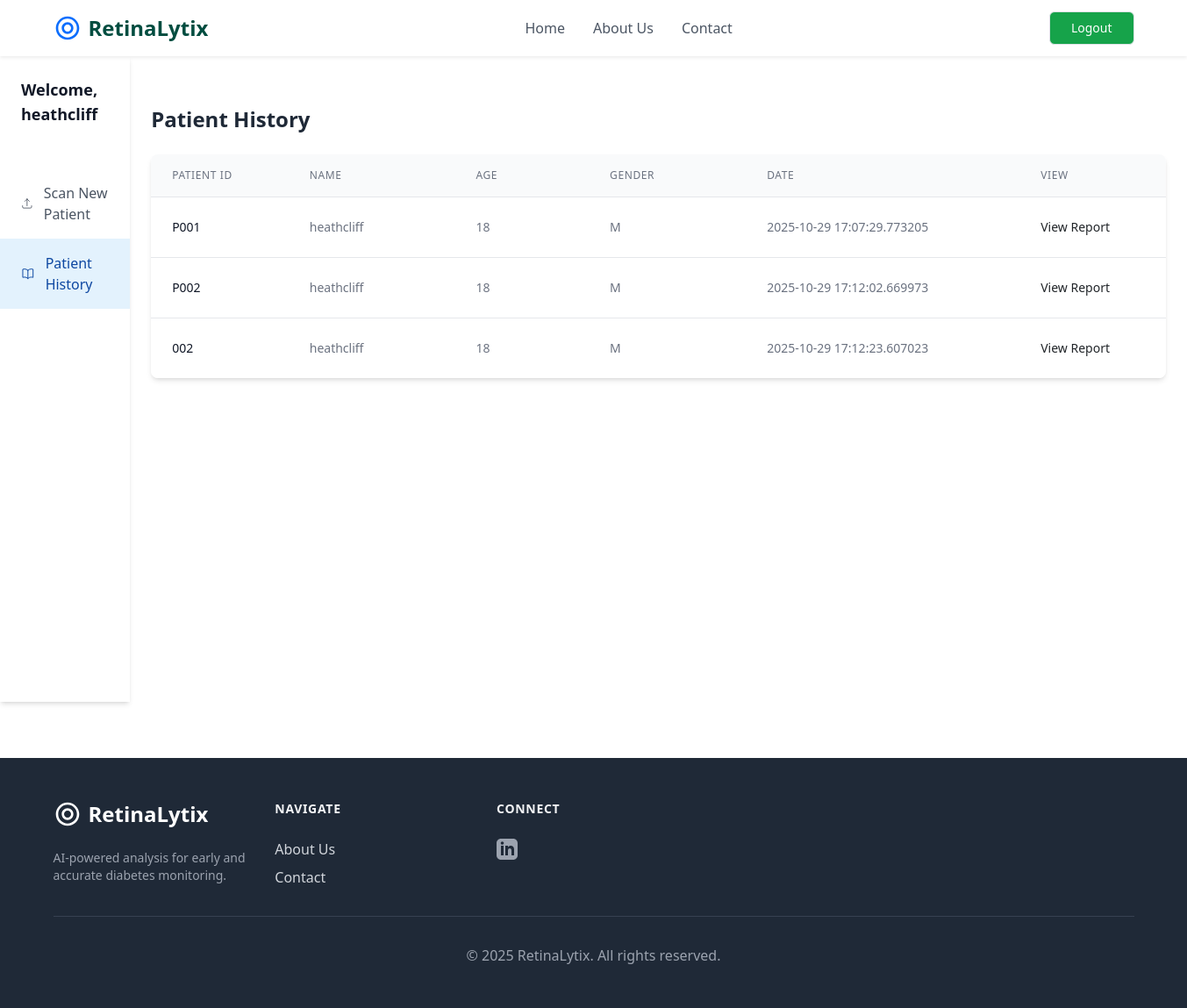
The page /patienthistory (signed in) on the database its author committed.
### retinopathy/modules.py (models this page shows, shortened)
class User(db.Model, UserMixin):
    id = db.Column(db.Integer, primary_key = True)
    username = db.Column(db.String(20), unique = True, nullable = False)
    email = db.Column(db.String(120), unique = True, nullable = False)
    password = db.Column(db.String(60), nullable = False)
    patients = db.relationship('Patient', backref = 'doctor', lazy = True)

class Patient(db.Model):
    patient_id = db.Column(db.String(20), unique = True, nullable = False, primary_key = True)
    name = db.Column(db.String(100), nullable = False)
    age = db.Column(db.Integer, nullable = False)
    sex = db.Column(db.String(10), nullable = False)
    RightEye_image_file = db.Column(db.String(100), nullable = False, default = 'default.jpg')
    LeftEye_image_file = db.Column(db.String(100), nullable = False, default = 'default.jpg')
    RightEye_diagnosis = db.Column(db.String(200), nullable = False)
    LeftEye_diagnosis = db.Column(db.String(200), nullable = False)
    date_uploaded = db.Column(db.DateTime, nullable = False, default = datetime.utcnow)
    user_id = db.Column(db.Integer, db.ForeignKey('user.id'), nullable = False)
    processed_RightEye_image_file = db.Column(db.String(100), nullable = True)
    processed_LeftEye_image_file = db.Column(db.String(100), nullable = True)
    RightEye_prediction = db.Column(db.Integer, nullable = True)
    LeftEye_prediction = db.Column(db.Integer, nullable = True)

### retinopathy/routes.py (the view)
@app.route('/patienthistory')
@login_required
def patient_history():
    patients = Patient.query.filter_by(user_id=current_user.id).all()
    return render_template('patienthistory.html', patients=patients)

### retinopathy/modules.py (called while the page is built)
@login_manager.user_loader
def load_user(user_id):
    return User.query.get(int(user_id))

### retinopathy/templates/patienthistory.html (shortened to what this page needs)
{% extends "layout.html" %}
{% block content %}
<div class="flex h-screen" style="height: calc(100vh - 64px);">
            <aside class="w-64 bg-white shadow-md hidden md:block">
                <div class="py-4 px-6">
                    <h2 class="text-lg font-semibold text-gray-900">Welcome, {{ current_user.username }}</h2>
                </div>
                <nav class="mt-6">
                    <a href="{{ url_for('analyze_image') }}" data-page="scan-patient" class="flex items-center px-6 py-3 text-gray-600 hover:bg-gray-100">
                        <svg class="h-6 w-6" xmlns="http://www.w3.org/2000/svg" fill="none" viewBox="0 0 24 24" stroke-width="1.5" stroke="currentColor"><path stroke-linecap="round" stroke-linejoin="round" d="M3 16.5v2.25A2.25 2.25 0 005.25 21h13.5A2.25 2.25 0 0021 18.75V16.5m-13.5-9L12 3m0 0l4.5 4.5M12 3v13.5" /></svg>
                        <span class="ml-3">Scan New Patient</span>
                    </a>
                    <a href="{{ url_for('patient_history') }}" data-page="patient-list" class="flex items-center px-6 py-3 bg-secondary-light text-secondary-dark font-medium">
                        <span class="ml-3">Patient History</span>
                    </a>
                </nav>
            </aside>
<div class="p-4 md:p-8">
    <main>
        <div class="mt-8">
            <h2 class="text-2xl font-semibold text-gray-800 mb-4">Patient History</h2>
                <div class="mt-6 bg-white shadow-md rounded-lg overflow-hidden">
                    <table class="min-w-max divide-y divide-gray-200">
                        <thead class="bg-gray-50">
                            <tr>
                                <th scope="col" class="px-6 py-3 text-left text-xs font-medium text-gray-500 uppercase tracking-wider">Patient ID</th>
                                <th scope="col" class="px-16 py-3 text-left text-xs font-medium text-gray-500 uppercase tracking-wider">Name</th>
                                <th scope="col" class="px-16 py-3 text-left text-xs font-medium text-gray-500 uppercase tracking-wider">Age</th>
                                <th scope="col" class="px-16 py-3 text-left text-xs font-medium text-gray-500 uppercase tracking-wider">Gender</th>
                                <th scope="col" class="px-16 py-3 text-left text-xs font-medium text-gray-500 uppercase tracking-wider">Date</th>
                                <th scope="col" class="px-16 py-3 text-left text-xs font-medium text-gray-500 uppercase tracking-wider">View</th>
                            </tr>
                        </thead>
                        <tbody class="bg-white divide-y divide-gray-200">
                        {% for patient in patients %}
                            <tr>
                                <td class="px-6 py-4 whitespace-nowrap text-sm font-medium text-gray-900">{{ patient.patient_id }}</td>
                                <td class="px-16 py-4 whitespace-nowrap text-sm text-gray-500">{{ patient.name }}</td>
                                <td class="px-16 py-4 whitespace-nowrap text-sm text-gray-500">{{ patient.age }}</td>
                                <td class="px-16 py-4 whitespace-nowrap text-sm text-gray-500">{{ patient.sex }}</td>
                                <td class="px-16 py-4 whitespace-nowrap text-sm text-gray-500">{{ patient.date_uploaded }}</td>
                                <td class="px-16 py-4 whitespace-nowrap text-right text-sm font-medium">
                                    <a href="{{ url_for('patient_report', patient_id=patient.patient_id) }}" class="text-secondary-DEFAULT hover:text-secondary-dark">View Report</a>
                                </td>
                            </tr>
                        {% endfor %}
                        </tbody>
                    </table>
                </div>
            </div>
        </main>
    </div>
{% endblock content %}

### rows shown on the page
User: username "heathcliff"
Patient: patient_id "P001", name "heathcliff", age "18", sex "M", date_uploaded "2025-10-29 17:07:29.773205"
Patient: patient_id "P002", name "heathcliff", age "18", sex "M", date_uploaded "2025-10-29 17:12:02.669973"
Patient: patient_id "002", name "heathcliff", age "18", sex "M", date_uploaded "2025-10-29 17:12:23.607023"
